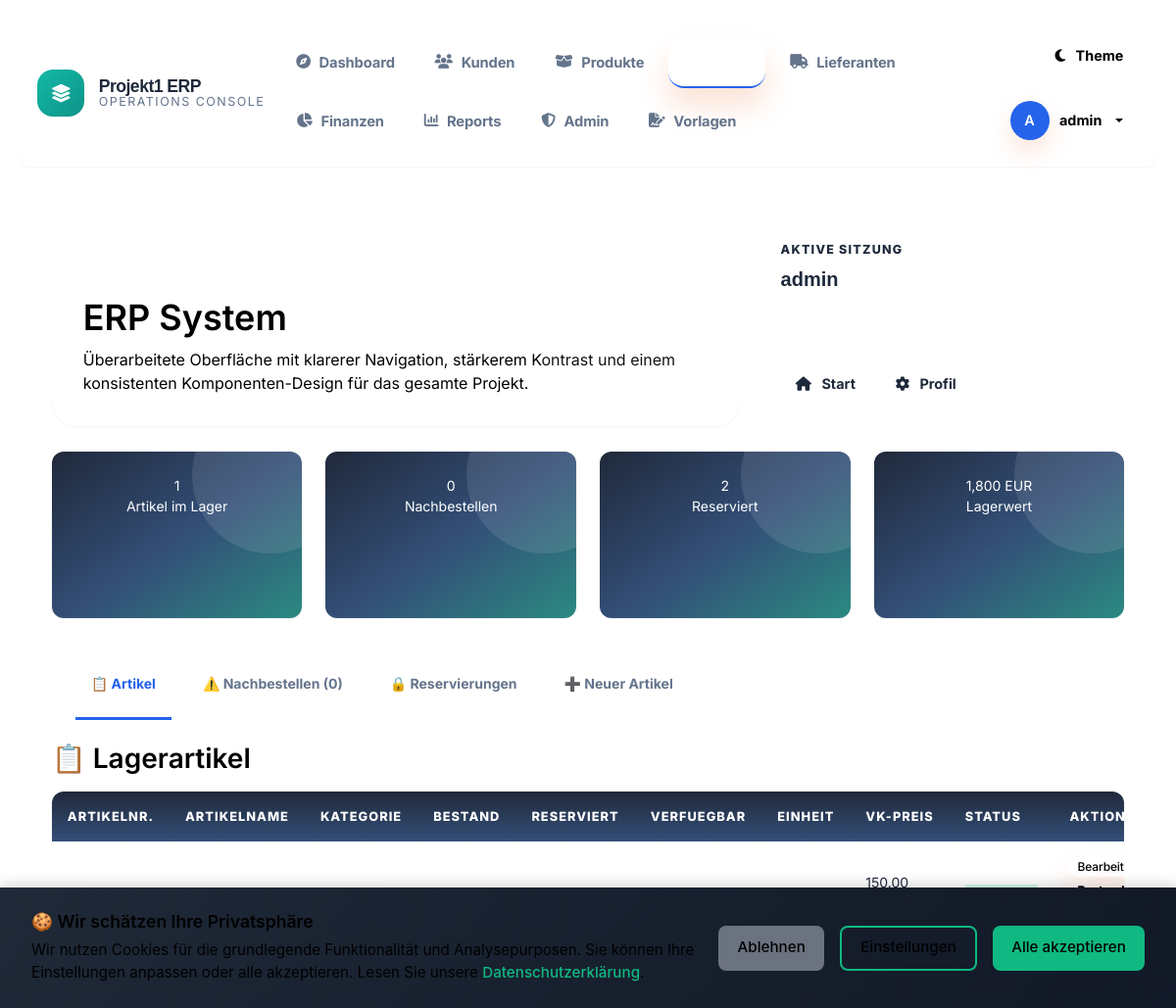
/lagerverwaltung.php (signed in), run on an earlier commit of the app's database.
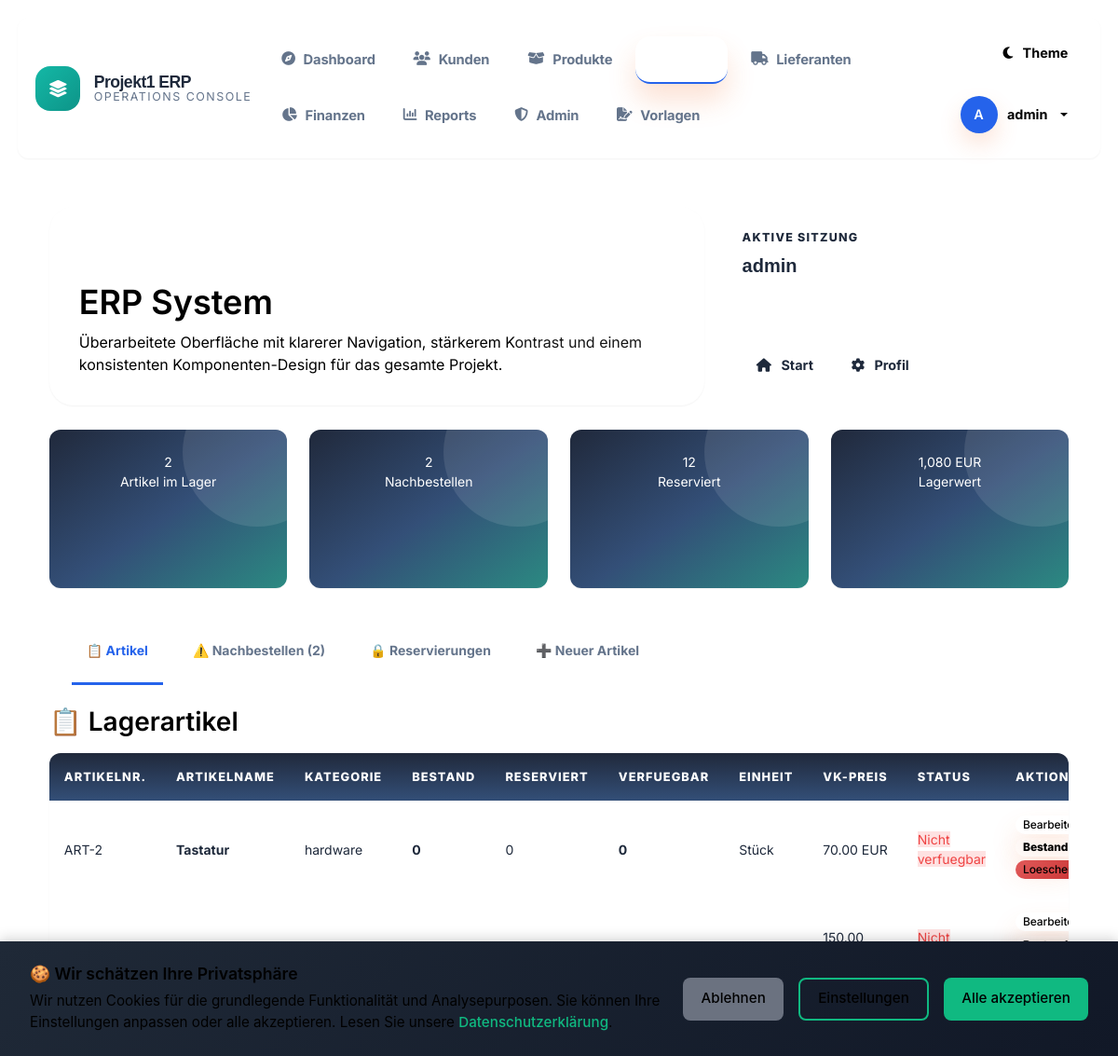
And on a later commit of the database.
### tables this page shows
CREATE TABLE lagerartikel (
        id INTEGER PRIMARY KEY AUTOINCREMENT,
        artikelnummer TEXT UNIQUE NOT NULL,
        artikelname TEXT NOT NULL,
        modellnummer TEXT,
        barcode TEXT,
        beschreibung TEXT,
        kategorie TEXT,
        einheit TEXT DEFAULT 'Stück',
        bestand REAL DEFAULT 0,
        reserviert REAL DEFAULT 0,
        mindestbestand REAL DEFAULT 0,
        lagerort TEXT,
        einkaufspreis REAL DEFAULT 0,
        verkaufspreis REAL DEFAULT 0,
        erstellt_am DATETIME DEFAULT CURRENT_TIMESTAMP
    );

### lagerverwaltung.php (the view, shortened to what the changed rows need)
<?php
require_once 'db_connection.php';
try {
    try {
        $PDO->exec("DROP TABLE IF EXISTS lagerartikel_old");
        $PDO->exec("ALTER TABLE lagerartikel RENAME TO lagerartikel_old");
    } catch (Exception $e) {}
    $PDO->exec("CREATE TABLE IF NOT EXISTS lagerartikel (
        id INTEGER PRIMARY KEY AUTOINCREMENT,
        artikelnummer TEXT UNIQUE NOT NULL,
        artikelname TEXT NOT NULL,
        modellnummer TEXT,
        barcode TEXT,
        beschreibung TEXT,
        kategorie TEXT,
        einheit TEXT DEFAULT 'Stück',
        bestand REAL DEFAULT 0,
        reserviert REAL DEFAULT 0,
        mindestbestand REAL DEFAULT 0,
        lagerort TEXT,
        einkaufspreis REAL DEFAULT 0,
        verkaufspreis REAL DEFAULT 0,
        erstellt_am DATETIME DEFAULT CURRENT_TIMESTAMP
    )");
    $PDO->exec("CREATE TABLE IF NOT EXISTS lager_reservierungen (
        id INTEGER PRIMARY KEY AUTOINCREMENT,
        artikel_id INTEGER NOT NULL,
        menge REAL NOT NULL,
        reserviert_fuer TEXT NOT NULL,
        angebot_id INTEGER,
        status TEXT DEFAULT 'reserviert',
        erstellt_am DATETIME DEFAULT CURRENT_TIMESTAMP
    )");
} catch (Exception $e) {}
$active_tab = $_GET['tab'] ?? 'artikel';
$stmt = $PDO->query("SELECT *, (bestand - reserviert) as verfuegbar FROM lagerartikel ORDER BY artikelname");
$artikel = $stmt->fetchAll();
$stmt = $PDO->query("SELECT COUNT(*) as anzahl FROM lagerartikel");
$anzahl_artikel = $stmt->fetch()['anzahl'];
$stmt = $PDO->query("SELECT COUNT(*) as anzahl FROM lagerartikel WHERE (bestand - reserviert) <= mindestbestand");
$artikel_nachbestellen = $stmt->fetch()['anzahl'];
$stmt = $PDO->query("SELECT SUM(bestand * einkaufspreis) as wert FROM lagerartikel");
$lagerwert = $stmt->fetch()['wert'] ?? 0;
$stmt = $PDO->query("SELECT SUM(reserviert) as gesamt FROM lagerartikel");
$gesamt_reserviert = $stmt->fetch()['gesamt'] ?? 0;
?>
<?php $page_title = 'ERP System'; include 'includes/header.php'; ?>
<div class="stats-grid">
    <div class="stat-card">
        <div class="stat-value"><?= $anzahl_artikel ?></div>
        <div>Artikel im Lager</div>
    </div>
    <div class="stat-card">
        <div class="stat-value"><?= $artikel_nachbestellen ?></div>
        <div>Nachbestellen</div>
    </div>
    <div class="stat-card">
        <div class="stat-value"><?= number_format($gesamt_reserviert, 0) ?></div>
        <div>Reserviert</div>
    </div>
    <div class="stat-card">
        <div class="stat-value"><?= number_format($lagerwert, 0) ?> EUR</div>
        <div>Lagerwert</div>
    </div>
</div>
<ul class="nav nav-tabs mb-4">
    <li class="nav-item"><a class="nav-link <?= $active_tab === 'nachbestellen' ? 'active' : '' ?>" href="?tab=nachbestellen">⚠️ Nachbestellen (<?= $artikel_nachbestellen ?>)</a></li>
</ul>
<?php if ($active_tab === 'artikel'): ?>
<div id="artikel">
    <h2>📋 Lagerartikel</h2>
    <div class="modern-table">
    <table class="table table-hover">
        <thead>
            <tr>
                <th>Artikelnr.</th>
                <th>Artikelname</th>
                <th>Kategorie</th>
                <th>Bestand</th>
                <th>Reserviert</th>
                <th>Verfuegbar</th>
                <th>Einheit</th>
                <th>VK-Preis</th>
                <th>Status</th>
                <th>Aktionen</th>
            </tr>
        </thead>
        <tbody>
            <?php foreach ($artikel as $art):
                $verfuegbar = $art['bestand'] - $art['reserviert'];
            ?>
            <tr>
                <td><?= htmlspecialchars($art['artikelnummer']) ?></td>
                <td><strong><?= htmlspecialchars($art['artikelname']) ?></strong></td>
                <td><?= htmlspecialchars($art['kategorie']) ?></td>
                <td><strong><?= number_format($art['bestand'], 0) ?></strong></td>
                <td><?= number_format($art['reserviert'], 0) ?></td>
                <td><strong><?= number_format($verfuegbar, 0) ?></strong></td>
                <td><?= htmlspecialchars($art['einheit']) ?></td>
                <td><?= number_format($art['verkaufspreis'], 2) ?> EUR</td>
                <td>
                    <?php if ($verfuegbar <= 0): ?>
                        <span class="badge-danger">Nicht verfuegbar</span>
                    <?php elseif ($verfuegbar <= $art['mindestbestand']): ?>
                        <span class="badge-warning">Nachbestellen</span>
                    <?php else: ?>
                        <span class="badge-success">Verfuegbar</span>
                    <?php endif; ?>
                </td>
                <td>
                    <a href="?edit=<?= $art['id'] ?>&tab=neuerartikel" class="btn btn-sm btn-primary">Bearbeiten</a>
                    <button class="btn btn-sm btn-success" onclick="updateBestand(<?= $art['id'] ?>, '<?= htmlspecialchars($art['artikelname']) ?>', <?= $art['bestand'] ?>)">Bestand</button>
                    <a href="?delete=<?= $art['id'] ?>" class="btn btn-sm btn-danger" onclick="return confirm('Artikel wirklich loeschen?')">Loeschen</a>
                </td>
            </tr>
            <?php endforeach; ?>
        </tbody>
    </table>
    </div>
</div>
<?php endif; ?>
<?php include 'includes/footer.php'; ?>

### includes/header.php (shortened to what the changed rows need)
<?php
$current_page = basename($_SERVER['PHP_SELF']);
$page_title = $page_title ?? 'ERP System';
$user_role = $_SESSION['role'] ?? 'user';
$navigation_items = [
    ['file' => 'web_oberflaeche.php', 'label' => 'Dashboard', 'icon' => 'fa-compass'],
    ['file' => 'kunden_verwaltung.php', 'label' => 'Kunden', 'icon' => 'fa-users'],
    ['file' => 'produktkatalog.php', 'label' => 'Produkte', 'icon' => 'fa-box-open'],
    ['file' => 'lagerverwaltung.php', 'label' => 'Lager', 'icon' => 'fa-warehouse'],
    ['file' => 'lieferanten.php', 'label' => 'Lieferanten', 'icon' => 'fa-truck'],
    ['file' => 'finanzbuchhaltung.php', 'label' => 'Finanzen', 'icon' => 'fa-chart-pie'],
    ['file' => 'reporting.php', 'label' => 'Reports', 'icon' => 'fa-chart-column'],
];
if ($user_role === 'admin' || !empty($_SESSION['can_manage_users'])) {
    $navigation_items[] = ['file' => 'user_management.php', 'label' => 'Admin', 'icon' => 'fa-shield-halved'];
}
if ($user_role === 'admin' || !empty($_SESSION['can_manage_users']) || $user_role === 'template_editor') {
    $navigation_items[] = ['file' => 'document_templates.php', 'label' => 'Vorlagen', 'icon' => 'fa-file-signature'];
}
?>
<!DOCTYPE html>
<html lang="de" data-theme="light">
<head>
    <link href="https://cdn.jsdelivr.net/npm/bootstrap@5.3.0/dist/css/bootstrap.min.css" rel="stylesheet">
    <link rel="stylesheet" href="https://cdn.jsdelivr.net/npm/@fortawesome/fontawesome-free@6.4.0/css/all.min.css">
    <link rel="stylesheet" href="assets/css/style.css">
    <link rel="stylesheet" href="assets/css/global.css">
    <link rel="stylesheet" href="includes/navigation.css">
</head>
<body>
    <div class="app-nav-shell">
        <nav class="app-nav navbar navbar-expand-lg">
            <div class="container-fluid px-0">
                <div class="collapse navbar-collapse" id="primaryNav">
                    <div class="app-nav-links navbar-nav mx-auto mt-3 mt-lg-0">
                        <?php foreach ($navigation_items as $item): ?>
                            <a class="nav-link <?= $current_page === $item['file'] ? 'active' : '' ?>" href="<?= htmlspecialchars($item['file']) ?>">
                                <i class="fas <?= htmlspecialchars($item['icon']) ?>"></i>
                                <span><?= htmlspecialchars($item['label']) ?></span>
                            </a>
                        <?php endforeach; ?>
                    </div>
                </div>
            </div>
        </nav>
    </div>
    <div class="container-main fade-in">
        <section class="page-hero">
            <div class="page-hero-main">
                <h1><?= htmlspecialchars($page_title) ?></h1>
            </div>
        </section>

What changed in the data, as far as the page shows it:
added lagerartikel: artikelnummer "ART-2", artikelname "Tastatur", kategorie "hardware", bestand "0", reserviert "0", einheit "Stück", verkaufspreis "70.00", shows "Nicht verfuegbar"
changed lagerartikel (number 2 of 2 on the later page): now shows "Nicht verfuegbar"
Also different on the page:
$anzahl_artikel: "1" → "2"
$artikel_nachbestellen: "0" → "2"
$gesamt_reserviert: "2" → "12"
$lagerwert: "1,800" → "1,080"
